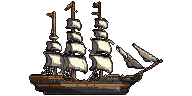
#> input picture assets-src/gen/approved/vehicles/ship.png, 192 x 96 px
$ python selftest_vehicle_user.py
#> lines starting #> are read from the running program, lines starting #| are printed output that depends on the picture; after the words box and inside, x2 and y2 are one past the last pixel; in counts of white or black regions, pixels touching at a corner belong together
### assets-src/gen/vehicle_view_edit.py
"""The airship views' offline cleanup edits and gates (docs/AIRSHIP_VIEWS_PLAN.md 4.1), used by vehicle_view_cut.py.

Edits, per frame, in order: `recolor` ({box, map: {src hex: dst hex}}, the outline kept), `seam_boost` (on the cream
envelope, a pixel darker by more than the delta than both its neighbours across a seam takes b_7's seam brown, if it
continues a seam), `highlight` (the top-left quarter of the envelope's box moves one cream ramp step lighter), `patch`
(`trim_plumb`: erase below the lowest row with 5 or more opaque px; `pixels`: [x, y, hex | null], at most 120). Then the
outline is redrawn. Gates: the visual centre (the centroid rule, 1 native px at both facings), the shadow under the
ship, the size (+-3 px of the plan's table), binary alpha, colours a subset of b_7's, the outline closed.
"""
from __future__ import annotations

import numpy as np

CREAM = ("#cead84", "#debd94", "#efd6ad", "#f7efc6", "#fff7d6", "#ffffe7")   # b_7's envelope ramp, dark -> light
SEAM = "#9c6b42"                                                              # b_7's envelope seam brown
KEEL_ROWS = 6
SIZES = {"airship": (147, 94), "airship_back": (87, 112), "airship_front": (87, 110),
         "airship_back_turn": (126, 102), "airship_front_turn": (126, 103)}          # plan 0.2, cropped sheet frames


def hexrgb(h: str) -> tuple[int, int, int]:
    return int(h[1:3], 16), int(h[3:5], 16), int(h[5:7], 16)


def edge(m: np.ndarray) -> np.ndarray:
    p = np.pad(m, 1)
    return m & ~(p[:-2, 1:-1] & p[2:, 1:-1] & p[1:-1, :-2] & p[1:-1, 2:])


def outline(a: np.ndarray, pal: np.ndarray) -> np.ndarray:
    a = a.copy()
    a[edge(a[..., 3] > 0), :3] = pal[np.argmin(pal.sum(1))]
    return a


# [5 lines left out: function is_col, not called in this run]


def lum(a: np.ndarray) -> np.ndarray:
    return a[..., :3].astype(np.int32) @ np.array([299, 587, 114])


# [58 lines left out: function edit, not called in this run]


def drawn(a: np.ndarray) -> np.ndarray:
    """The frame cropped to its drawn box (the sheet frame vehicles.py writes)."""
    ys, xs = np.where(a[..., 3] > 0)
    return a[ys.min():ys.max() + 1, xs.min():xs.max() + 1]


def centroid_x(f: np.ndarray) -> float:
    return float((np.where(f[..., 3] > 0)[1] + 0.5).mean())


def keel_x(f: np.ndarray) -> float:
    """vehicles.py's keel anchor: the centroid column of the bottom KEEL_ROWS drawn rows, as a fraction of the width."""
    m = f[..., 3] > 0
    rows = np.where(m.any(1))[0][-KEEL_ROWS:]
    return round(float((np.where(m[rows])[1] + 0.5).mean()) / f.shape[1], 4)


def d7(b7: np.ndarray) -> float:
    """b_7's whole-mask x centroid minus its keel anchor, in native px (13.80 at AV-1)."""
    f = drawn(b7)
    return centroid_x(f) - keel_x(f) * f.shape[1]


def anchor_of(f: np.ndarray, dist: float) -> float:
    return round((centroid_x(f) - dist) / f.shape[1], 4)


# [27 lines left out: function gates, not called in this run]

### assets-src/gen/vehicle_user.py
"""Pass PT (docs/PLAYTEST_ART_PLAN.md 4.2): import the user-rendered ship end views (the user's own render in ChatGPT)
as approved vehicle frames. One render, two views side by side: left the back 3/4 view (sailing up, the bow leaning
right), right the front 3/4 view (sailing down, the bow leaning right). The import cuts them faithfully: the thin wake
line under each hull dropped, the two 8-connected pieces (specks < 24 px dropped, a pennant or jib tip overlapping a
piece joined to it), scaled only when the drawn height is outside 104-118 (to 112), every colour snapped to ship.png's
own colour set, a 1 px outline in ship.png's darkest colour, binary alpha, and the anchor by the centroid rule of
vehicle_view_cut (the whole-mask x centroid as far ahead of the foot point as ship.png's is), so the ship's visual
centre stays put when it turns. Recipe: gen/vehicle_user.yaml; the render: gen/user_art/ship_views/.

  python3 -I assets-src/gen/vehicle_user.py write    # write approved/vehicles/ship_{back,front}.{png,json} (refuses to
                                                      # replace a different approved frame without retire.py's archive)
  python3 -I assets-src/gen/vehicle_user.py check    # the approved files re-import identically; the gates pass
"""
from __future__ import annotations

import hashlib
import io
import json
import sys
from pathlib import Path

if str(Path(__file__).resolve().parent.parent) not in sys.path:
    sys.path.insert(0, str(Path(__file__).resolve().parent.parent))

import numpy as np
import yaml
from PIL import Image

from gen.field_user_split import figure_mask, resample
from gen.vehicle_view_edit import anchor_of, centroid_x, d7, drawn, edge, outline

HERE = Path(__file__).resolve().parent
RECIPES = HERE / "vehicle_user.yaml"
SHIP = HERE / "approved" / "vehicles" / "ship.png"
FRAMES = ("ship_back", "ship_front")
SPECK, JOIN = 24, 0.5
BAND, TARGET = (104, 118), 112
WAKE_ROWS = 0.1                                  # the wake is looked for in the bottom tenth of each view
VIEWS = {"ship_back": "back 3/4 (from above and behind, sailing away, up the screen), the bow to the upper right",
         "ship_front": "front 3/4 (from above and in front, sailing toward the viewer, down the screen), the bow to the "
                       "lower right"}


def recipe(sid: str = "ship_views", path: Path | None = None) -> dict:
    rec = (yaml.safe_load((path or RECIPES).read_text()) or {}).get(sid)
    if not rec:
        raise SystemExit(f"{sid}: no recipe in {(path or RECIPES).name}")
    return rec


def source(rec: dict, gen: Path = HERE) -> Image.Image:
    data = (gen / rec["file"]).read_bytes()
    if hashlib.sha256(data).hexdigest() != rec["sha256"]:
        raise SystemExit(f"{rec['file']}: sha256 does not match the recipe")
    return Image.open(gen / rec["file"]).convert("RGBA")


def palette(ship: np.ndarray) -> np.ndarray:
    return np.unique(ship[ship[..., 3] > 128][:, :3], axis=0).astype(np.float32)


def drop_wake(rgb: np.ndarray, m: np.ndarray) -> tuple[np.ndarray, int]:
    """Per half of the render: the light px (min channel >= 150, or blue over red by 40 and value >= 150) below the
    lowest row holding a dark px (luma < 60), inside the bottom WAKE_ROWS of the figure, are dropped."""
    m = m.copy()
    dropped = 0
    w = m.shape[1]
    for x0, x1 in ((0, w // 2), (w // 2, w)):
        sub = m[:, x0:x1]
        ys = np.where(sub.any(1))[0]
        if not len(ys):
            continue
        c = rgb[:, x0:x1].astype(int)
        luma = (c @ np.array([299, 587, 114])) // 1000
        dark_rows = np.where((sub & (luma < 60)).any(1))[0]
        floor = max(int(dark_rows.max()) if len(dark_rows) else ys.max(), int(ys.max() - WAKE_ROWS * (ys.max() - ys.min())))
        light = (c.min(-1) >= 150) | ((c[..., 2] - c[..., 0] >= 40) & (c.max(-1) >= 150))
        cut = sub & light
        cut[:floor + 1] = False
        dropped += int(cut.sum())
        m[:, x0:x1] &= ~cut
    return m, dropped


def pieces2(m: np.ndarray) -> list[np.ndarray]:
    """The two views left to right as masks: 8-connected pieces >= SPECK px, smaller ones joined to the piece their
    x-range overlaps by >= JOIN of their own width (dropped otherwise). Exactly two or refused."""
    from gen.anim_efix import pieces8
    ps = pieces8(m)
    big = sorted([p for p in ps if len(p) >= SPECK], key=lambda p: min(x for _, x in p))
    if len(big) != 2:
        raise SystemExit(f"user ship sheet: {len(big)} pieces of >= {SPECK} px, need 2 (back, front)")
    masks = []
    for p in big:
        mm = np.zeros_like(m)
        mm[tuple(np.array(p).T)] = True
        masks.append(mm)
    for p in ps:
        if len(p) >= SPECK:
            continue
        xs = np.array([x for _, x in p])
        for mm in masks:
            fx = np.where(mm.any(0))[0]
            if min(xs.max(), fx.max()) - max(xs.min(), fx.min()) + 1 >= JOIN * (xs.max() - xs.min() + 1):
                mm[tuple(np.array(p).T)] = True
                break
    return masks


def view(rgb: np.ndarray, mm: np.ndarray, pal: np.ndarray) -> tuple[np.ndarray, dict]:
    """One view: cropped, scaled when out of band, snapped to the ship's colours, outlined, in a 1 px clear margin."""
    ys, xs = np.where(mm)
    y0, x0 = ys.min(), xs.min()
    crop_m = mm[y0:ys.max() + 1, x0:xs.max() + 1]
    crop = np.where(crop_m[..., None], rgb[y0:ys.max() + 1, x0:xs.max() + 1], 0).astype(np.uint8)
    h = crop_m.shape[0]
    s = 1.0 if BAND[0] <= h <= BAND[1] else round(TARGET / h, 4)
    pad_rgb, pad_m = resample(np.pad(crop, ((2, 2), (2, 2), (0, 0))), np.pad(crop_m, 2), s)
    q = pal[((pad_rgb[..., None, :].astype(np.float32) - pal[None, None]) ** 2).sum(-1).argmin(-1)]
    a = np.zeros((*pad_m.shape, 4), np.uint8)
    a[pad_m, :3] = q[pad_m]
    a[pad_m, 3] = 255
    f = np.pad(drawn(outline(a, pal)), ((1, 1), (1, 1), (0, 0)))
    return f, {"source_px": [int(xs.max() - x0 + 1), int(h)], "scale": s}


def gates(name: str, f: np.ndarray, anchor: float, dist: float, pal: np.ndarray) -> list[str]:
    """The centroid rule at both facings (1 px), the height band, binary alpha, ship.png's colours, a closed outline."""
    bad, g = [], drawn(f)
    w = g.shape[1]
    cx, foot = centroid_x(g), anchor * w
    for facing, off, want in (("right", cx - foot, dist), ("left", (w - cx) - (w - foot), -dist)):
        if abs(off - want) > 1:
            bad.append(f"{name}: visual centre {off:.2f} px from the foot facing {facing}, want {want:.2f} +- 1")
    if not BAND[0] <= g.shape[0] <= BAND[1]:
        bad.append(f"{name}: drawn height {g.shape[0]} outside {BAND[0]}-{BAND[1]}")
    if not set(np.unique(f[..., 3])) <= {0, 255}:
        bad.append(f"{name}: alpha is not binary")
    m = g[..., 3] > 0
    if not {tuple(c) for c in g[m][:, :3].tolist()} <= {tuple(c) for c in pal.astype(int).tolist()}:
        bad.append(f"{name}: colours outside ship.png's set")
    if not np.all(g[edge(m), :3] == pal[np.argmin(pal.sum(1))]):
        bad.append(f"{name}: the outline is not closed in ship.png's darkest colour")
    return bad


def build(rec: dict | None = None, gen: Path = HERE, ship: Path | None = None) -> tuple[dict[str, tuple[np.ndarray, str]], list[str]]:
    """{frame: (frame image, json text)} and the failed gates."""
    rec = rec or recipe(path=gen / "vehicle_user.yaml")
    ref = np.asarray(Image.open(ship or SHIP).convert("RGBA"))
    pal, dist = palette(ref), d7(ref)
    img = source(rec, gen)
    rgb, m, bg = figure_mask(img)
    m, wake = drop_wake(rgb, m)
    out, bad = {}, []
    for name, mm in zip(FRAMES, pieces2(m)):
        f, info = view(rgb, mm, pal)
        anchor = anchor_of(drawn(f), dist)
        bad += gates(name, f, anchor, dist, pal)
        meta = {"vehicle": "ship", "frame": name, "pass": "PT", "backend": "user", "view": VIEWS[name],
                "source": {"file": rec["file"], "sha256": rec["sha256"]}, "recipe": "vehicle_user.yaml#ship_views",
                "rendered_in": rec.get("tool"), "rendered": str(rec.get("rendered")), "author": rec.get("author", "user"),
                "tool": "assets-src/gen/vehicle_user.py",
                "cut_settings": {"background": bg, "wake_px_dropped": wake, **info, "band": list(BAND),
                                 "snap": "ship.png colour set, argmin", "outline": "1 px, ship.png's darkest colour"},
                "native_size": [int(f.shape[1]), int(f.shape[0])], "anchor": [anchor, 1.0], "d7": round(dist, 4),
                "faces": "right", "mirrored": False, "approved": rec.get("approved"),
                "user_review": rec.get("user_review")}
        out[name] = (f, json.dumps(meta, indent=2) + "\n")
    return out, bad


def png_bytes(a: np.ndarray) -> bytes:
    buf = io.BytesIO()
    Image.fromarray(a).save(buf, "PNG", optimize=False)
    return buf.getvalue()


def check(meta: dict, gen: Path | None = None) -> str | None:
    """A `backend: user` ship frame json: re-imported, its png and json are the committed ones. None when it holds."""
    gen = gen or HERE
    try:
        out, bad = build(gen=gen, ship=gen / "approved" / "vehicles" / "ship.png")
    except SystemExit as e:
        return str(e)
    name = meta.get("frame")
    if name not in out:
        return f"{name}: not a frame of the ship render"
    a, text = out[name]
    d = gen / "approved" / "vehicles"
    same = (d / f"{name}.json").read_text() == text and np.array_equal(
        np.asarray(Image.open(d / f"{name}.png").convert("RGBA")), a)
    return "; ".join(bad) or (None if same else f"approved/vehicles/{name} differs from the re-import")


# [27 lines left out: function main, not called in this run]


# [2 lines that do not run on import are left out]

### assets-src/gen/field_user_split.py
"""Pass PT (docs/PLAYTEST_ART_PLAN.md 4.1 steps 1-6): the pieces of gen/field_user.py's import: the figure mask
(alpha, magenta or a flat background), the big-pixel resample, the three row bands and three figures per band, the
padded crops, the off-band Box resample and the placement helpers."""
from __future__ import annotations

import numpy as np
from PIL import Image

from gen import pixelize as PX

GW, GH = 48, 96
SPECK, JOIN, ROW_GAP = 24, 0.5, 2


def figure_mask(img: Image.Image) -> tuple[np.ndarray, np.ndarray, str]:
    """(rgb, figure mask, background mode): the render's alpha when it has a transparent px, else a flat colour flooded
    from the corners (magenta keyed with its fringe). A render with neither is refused."""
    a = np.asarray(img)
    rgb = a[..., :3].copy()
    if (a[..., 3] < 128).any():
        return rgb, a[..., 3] >= 128, "alpha"
    if PX.is_magenta_bg(rgb):
        bg = PX.magenta_bg(rgb)
        return rgb, ~(bg | PX.magenta_fringe(rgb, ~bg)), "magenta"
    corners = rgb[[0, 0, -1, -1], [0, -1, 0, -1]].astype(int)
    if np.ptp(corners, axis=0).max() > 24:
        raise SystemExit(f"user sheet: no alpha and no flat background (corners {corners.tolist()})")
    return rgb, ~PX.flood_bg(rgb, 24), "flat"


# [69 lines left out: functions native, bands, pieces, crop, not called in this run]


def height(m: np.ndarray) -> int:
    return int(np.ptp(np.where(m.any(1))[0]) + 1)


# [5 lines left out: function in_cell, not called in this run]


def resample(rc: np.ndarray, mm: np.ndarray, s: float) -> tuple[np.ndarray, np.ndarray]:
    """s == 1: the crop as is. Else npc_field_cut.down's settings: a Box resample of the premultiplied crop by s,
    UnsharpMask(1, 60, 2), alpha >= 170; the result goes through the 1:1 quantizer like a native render."""
    if s == 1.0:
        return rc, mm
    from PIL import ImageFilter
    h, w = mm.shape
    size = (max(1, round(w * s)), max(1, round(h * s)))
    rgba = np.dstack([rc, mm * 255]).astype(np.float32)
    rgba[..., :3] *= rgba[..., 3:4] / 255
    sm = np.asarray(Image.fromarray(rgba.astype(np.uint8)).resize(size, Image.Resampling.BOX)).astype(np.float32)
    a = sm[..., 3]
    col = np.where(a[..., None] > 0, sm[..., :3] * 255 / np.maximum(a[..., None], 1), 0)
    col = np.asarray(Image.fromarray(np.clip(col, 0, 255).astype(np.uint8)).filter(ImageFilter.UnsharpMask(1, 60, 2)))
    m2 = a > 170
    pad = np.zeros((size[1] + 4, size[0] + 4), bool)
    pad[2:-2, 2:-2] = m2
    out = np.zeros((*pad.shape, 3), np.uint8)
    out[2:-2, 2:-2][m2] = col[m2]
    return out, pad


# [4 lines left out: function upper_cx, not called in this run]

### assets-src/gen/anim_efix.py
"""Wave-0 animation checks (docs/ENEMY_ANIM_ISSUES.md section 2; docs/ENEMY_ANIM_PLAN.md 5.1 checks 6, 15-18):
F1 the fx exclusion of check 6, F3 fx-mask integrity, F4 intra-part crease, F6 edge roughness (report only) and F7
prop attached. F5 (foot release) is in anim_feet.py. Pure functions on numpy arrays; each check returns a list of
failure strings (empty = pass). Label maps: part index >= 0, -1 empty, -2 new ink (rig_render.composite).
"""
from __future__ import annotations

import math

import numpy as np
from PIL import Image, ImageDraw

PAIRS = ((0, 1), (1, 0), (1, 1), (1, -1))
PROP_TOUCH = 4                                             # F7: measured minimum on the rigs is 12 (goblin atk_mid)


def _solid(a: np.ndarray) -> np.ndarray:
    return a[..., 3] > 0


# [4 lines left out: function _grow8, not called in this run]


def _n4(s: np.ndarray) -> np.ndarray:
    p = np.pad(s, 1).astype(np.int32)
    return p[:-2, 1:-1] + p[2:, 1:-1] + p[1:-1, :-2] + p[1:-1, 2:]


def pieces8(m: np.ndarray) -> list[list[tuple[int, int]]]:
    """8-connected pieces of a boolean mask as lists of (y, x), largest first (ties: first pixel in raster order)."""
    seen = np.zeros(m.shape, bool)
    h, w = m.shape
    out = []
    for y0, x0 in zip(*np.nonzero(m)):
        if seen[y0, x0]:
            continue
        stack, piece = [(int(y0), int(x0))], []
        seen[y0, x0] = True
        while stack:
            y, x = stack.pop()
            piece.append((y, x))
            for dy in (-1, 0, 1):
                for dx in (-1, 0, 1):
                    v, u = y + dy, x + dx
                    if 0 <= v < h and 0 <= u < w and m[v, u] and not seen[v, u]:
                        seen[v, u] = True
                        stack.append((v, u))
        out.append(sorted(piece))
    return sorted(out, key=lambda p: (-len(p), p[0]))


# F1: fx parts are left out of check 6's area ratio and bbox height
# [92 lines left out: functions fx_exclusion, poly_mask, mask_integrity, crease, roughness, prop_attached, not called in this run]

### assets-src/gen/selftest_vehicle_user.py
"""Pass PT (docs/PLAYTEST_ART_PLAN.md 6.5): selftests of gen/vehicle_user.py, the import of the user-rendered ship end
views. A synthetic two-hull render in a temp generator tree (with a copy of the real ship.png as the colour and anchor
reference): the wake dropped, the two views split, colours snapped to ship.png's set, the outline closed, the centroid
rule at both facings, the height band, the refusals (one piece, a sha256 mismatch), the re-import check and the
style-lock dispatch; then the real recipe."""
from __future__ import annotations

import hashlib
import json
import shutil
import sys
import tempfile
from pathlib import Path
from typing import Callable

import numpy as np
import yaml
from PIL import Image


def hull(h: int, w: int) -> np.ndarray:
    """A w x h synthetic ship: a dark hull at the bottom quarter, a pale sail, a mast, a dark outline."""
    a = np.zeros((h, w, 4), np.uint8)
    a[: h * 3 // 4, w // 2 - 1:w // 2 + 1] = (110, 70, 40, 255)               # mast
    a[h // 8: h * 3 // 4, w // 4: w * 3 // 4] = (235, 225, 200, 255)          # sail
    a[h * 3 // 4:, 2:w - 2] = (70, 50, 40, 255)                               # hull
    m = a[..., 3] > 0
    p = np.pad(m, 1)
    a[m & ~(p[2:, 1:-1] & p[:-2, 1:-1] & p[1:-1, 2:] & p[1:-1, :-2]), :3] = (20, 16, 20)
    return a


def render(one: bool = False, wake: bool = True) -> Image.Image:
    out = np.zeros((128, 240, 4), np.uint8)
    for k in range(1 if one else 2):
        f = hull(112, 80)
        out[10:122, 20 + 120 * k:100 + 120 * k] = f
        if wake:
            out[122, 30 + 120 * k:90 + 120 * k] = (230, 240, 255, 255)        # the thin wake line
    return Image.fromarray(out)


def tree(tmp: Path, img: Image.Image, sha: str | None = None) -> Path:
    gen = tmp / "gen"
    (gen / "approved" / "vehicles").mkdir(parents=True)
    from gen import vehicle_user as VU
    shutil.copy(VU.SHIP, gen / "approved" / "vehicles" / "ship.png")
    p = gen / "user_art" / "ship_views" / "sheet.png"
    p.parent.mkdir(parents=True)
    img.save(p)
    (gen / "vehicle_user.yaml").write_text(yaml.safe_dump({"ship_views": {
        "file": str(p.relative_to(gen)), "sha256": sha or hashlib.sha256(p.read_bytes()).hexdigest(), "tool": "test",
        "rendered": "2026-01-01", "approved": "2026-01-01", "user_review": "test"}}))
    return gen


def run_vehicle_user(check: Callable[[bool, str], None]) -> None:
    from gen import vehicle_user as VU
    from gen.vehicle_view_edit import drawn, edge
    ref = np.asarray(Image.open(VU.SHIP).convert("RGBA"))
#> ref is the input picture: shape (96, 192, 4); mean R, G, B, A 27.4, 24, 21.3, 75.5
    pal = VU.palette(ref)
#> pal = 45 rows, first 8: [8, 8, 8], [16, 8, 8], [16, 8, 16], [16, 16, 16], [16, 16, 24], [24, 8, 8], [24, 16, 8], [24, 16, 16]
    with tempfile.TemporaryDirectory() as td:
        gen = tree(Path(td), render())
#> in tree, `img.save(p)`:
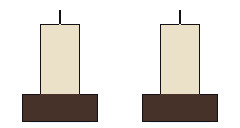
#> saved as sheet.png: PIL image 240x128 RGBA; mean R, G, B, A 50.5, 46.2, 40.8, 83.3; transparent parts drawn white
        out, bad = VU.build(gen=gen, ship=gen / "approved" / "vehicles" / "ship.png")
#> in drawn, `ys, xs = np.where(a[..., 3] > 0)`: ys = 5456 values from 1 to 94; xs = 5456 values, max 162 at index 2436, min 29 at index 3607, mean 86.09
#> in keel_x, `m = f[..., 3] > 0`:
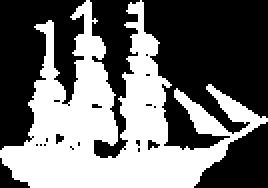
#> m: shape (94, 134) bool (shown 2 times larger); 43.3% white; 1 white region, box (x1, y1, x2, y2) and area: (0, 0, 134, 94) 5456
#> in keel_x, `rows = np.where(m.any(1))[0][-KEEL_ROWS:]`: rows = [88, 89, 90, 91, 92, 93]
#> in build, `pal, dist = palette(ref), d7(ref)`: dist = 2.65
#> in build, `rgb, m, bg = figure_mask(img)`: bg = 'alpha'
#> the loop in drop_wake, `for x0, x1 in ((0, w // 2), (w // 2, w)):` made 2 passes
#> (floor, dropped) on passes 1 to 2: (121, 60), (121, 120)
#> pass 1, in drop_wake, `luma = (c @ np.array([299, 587, 114])) // 1000`:
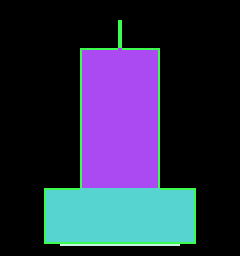
#> luma: shape (128, 120) int64 (shown 2 times larger); 5 distinct labels, from 0 to 238; one colour per label, 0 black
#> pass 1, in drop_wake, `light = (c.min(-1) >= 150) | ((c[..., 2] - c[..., 0] >= 40) & (c.max(-..`:
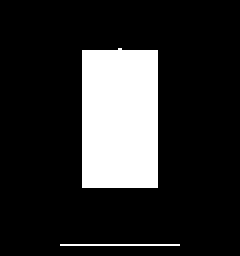
#> light: shape (128, 120) bool (shown 2 times larger); 17.5% white; 2 white regions, box (x1, y1, x2, y2) and area: (41, 24, 79, 94) 2624, (30, 122, 90, 123) 60
#> after the loop in drop_wake, `for x0, x1 in ((0, w // 2), (w // 2, w)):`:
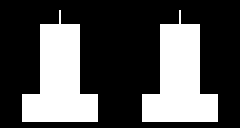
#> m: shape (128, 240) bool; 32.3% white; 2 white regions, box (x1, y1, x2, y2) and area: (22, 10, 98, 122) 4956, (142, 10, 218, 122) 4956
#> after the loop in drop_wake, `for x0, x1 in ((0, w // 2), (w // 2, w)):`: dropped = 120
#> `PAIRS = ((0, 1), (1, 0), (1, 1), (1, -1))`: PAIRS = ((0, 1), (1, 0), (1, 1), (1, -1))
#> `PROP_TOUCH = 4`: PROP_TOUCH = 4
#> in pieces8, `h, w = m.shape`: h = 128; w = 240
#> in pieces2, `ps = pieces8(m)`: ps = 2 items
#> the loop in build, `for name, mm in zip(FRAMES, pieces2(m)):` made 2 passes
#> (name, y0 in view, x0 in view, s in view, info, anchor) on passes 1 to 2: ('ship_back', 10, 22, 1, {'source_px': [76, 112], 'scale': 1}, 0.465), ('ship_front', 10, 142, 1, {'source_px': [76, 112], 'scale': 1}, 0.465)
#> pass 1, in view, `crop_m = mm[y0:ys.max() + 1, x0:xs.max() + 1]`:
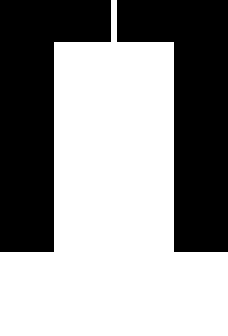
#> crop_m: shape (112, 76) bool (shown 3 times larger); 58.2% white; 2 black regions, box (x1, y1, x2, y2) and area: (0, 0, 37, 84) 1778, (39, 0, 76, 84) 1778
#> pass 1, in view, `crop = np.where(crop_m[..., None], rgb[y0:ys.max() + 1, x0:xs.max() + ..`:
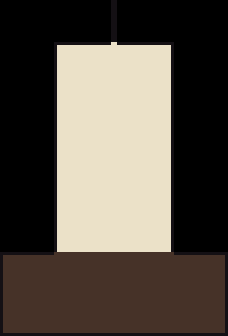
#> crop: shape (112, 76, 3) (shown 3 times larger); mean R, G, B 89.5, 81.6, 71.7
#> after the loop in build, `for name, mm in zip(FRAMES, pieces2(m)):`: bad = []; out = 2 items
#> (the rest of the program and of its run is left out)
